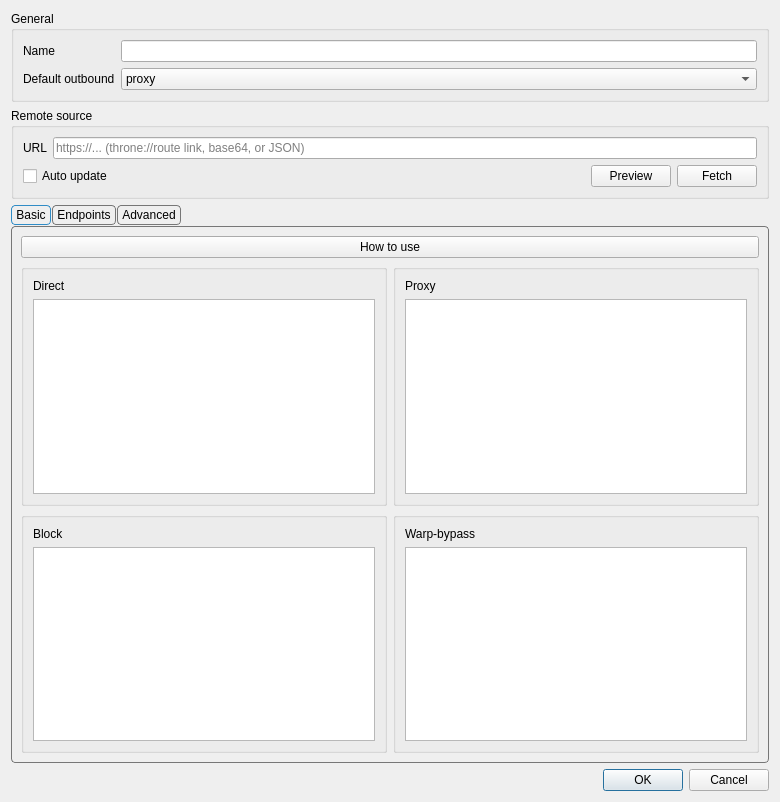
<?xml version="1.0" encoding="UTF-8"?>
<ui version="4.0">
 <class>RouteItem</class>
 <widget class="QDialog" name="RouteItem">
  <property name="geometry">
   <rect>
    <x>0</x>
    <y>0</y>
    <width>780</width>
    <height>802</height>
   </rect>
  </property>
  <property name="windowTitle">
   <string>Route Profile</string>
  </property>
  <layout class="QVBoxLayout" name="verticalLayout_3">
   <item>
    <widget class="QGroupBox" name="generalBox">
     <property name="title">
      <string>General</string>
     </property>
     <layout class="QGridLayout" name="gridLayout">
      <item row="0" column="0">
       <widget class="QLabel" name="route_name_l">
        <property name="text">
         <string>Name</string>
        </property>
       </widget>
      </item>
      <item row="0" column="1">
       <widget class="QLineEdit" name="route_name"/>
      </item>
      <item row="2" column="1">
       <widget class="QComboBox" name="def_out">
        <item>
         <property name="text">
          <string notr="true">proxy</string>
         </property>
        </item>
        <item>
         <property name="text">
          <string notr="true">direct</string>
         </property>
        </item>
        <item>
         <property name="text">
          <string notr="true">block</string>
         </property>
        </item>
        <item>
         <property name="text">
          <string notr="true">warp-bypass</string>
         </property>
        </item>
       </widget>
      </item>
      <item row="2" column="0">
       <widget class="QLabel" name="def_out_l">
        <property name="text">
         <string>Default outbound</string>
        </property>
       </widget>
      </item>
     </layout>
    </widget>
   </item>
   <item>
    <widget class="QGroupBox" name="remoteBox">
     <property name="title">
      <string>Remote source</string>
     </property>
     <layout class="QVBoxLayout" name="remoteBoxLayout">
      <item>
       <layout class="QHBoxLayout" name="remoteUrlRow">
        <item>
         <widget class="QLabel" name="remoteUrlLabel">
          <property name="text">
           <string>URL</string>
          </property>
         </widget>
        </item>
        <item>
         <widget class="QLineEdit" name="remoteUrlEdit">
          <property name="placeholderText">
           <string>https://... (throne://route link, base64, or JSON)</string>
          </property>
         </widget>
        </item>
       </layout>
      </item>
      <item>
       <layout class="QHBoxLayout" name="remoteActionRow">
        <item>
         <widget class="QCheckBox" name="autoUpdateCheck">
          <property name="toolTip">
           <string>Re-fetch this profile from the URL when subscriptions auto-update.&#10;Your local edits are overwritten on each update.</string>
          </property>
          <property name="text">
           <string>Auto update</string>
          </property>
         </widget>
        </item>
        <item>
         <spacer name="remoteActionSpacer">
          <property name="orientation">
           <enum>Qt::Orientation::Horizontal</enum>
          </property>
          <property name="sizeHint" stdset="0">
           <size>
            <width>40</width>
            <height>20</height>
           </size>
          </property>
         </spacer>
        </item>
        <item>
         <widget class="QPushButton" name="remotePreviewBtn">
          <property name="toolTip">
           <string>Fetch the URL and show the routing profile without changing the current rules.</string>
          </property>
          <property name="text">
           <string>Preview</string>
          </property>
         </widget>
        </item>
        <item>
         <widget class="QPushButton" name="remoteFetchBtn">
          <property name="toolTip">
           <string>Fetch the URL and replace the current rules with the fetched ones.</string>
          </property>
          <property name="text">
           <string>Fetch</string>
          </property>
         </widget>
        </item>
       </layout>
      </item>
     </layout>
    </widget>
   </item>
   <item>
    <widget class="QTabWidget" name="tabWidget">
     <property name="styleSheet">
      <string notr="true">QTabWidget::pane {
    margin-top: 1px;
    border: 1px solid #777777;
    border-radius: 4px;
}

QTabBar {
    background: transparent;
    qproperty-drawBase: 0;
}

QTabBar::tab {
    border: 1px solid #777777;
    border-radius: 4px;

    padding: 2px 4px;
    margin-right: 1px;
}

QTabBar::tab:selected {
    border: 1px solid palette(highlight);
}

QTabBar::tab:!selected {
    border: 1px solid #777777;
}

QTabBar::tab:hover:!selected {
    border: 1px solid #777777;
}</string>
     </property>
     <property name="currentIndex">
      <number>0</number>
     </property>
     <widget class="QWidget" name="tab_2">
      <attribute name="title">
       <string>Basic</string>
      </attribute>
      <layout class="QVBoxLayout" name="verticalLayout_5">
       <item>
        <widget class="QPushButton" name="howtouse_button">
         <property name="text">
          <string>How to use</string>
         </property>
        </widget>
       </item>
       <item>
        <layout class="QGridLayout" name="simpleGrid">
         <item row="0" column="0">
          <widget class="QGroupBox" name="simple_direct_box">
           <layout class="QVBoxLayout" name="verticalLayout_6">
            <item>
             <widget class="QLabel" name="label">
              <property name="text">
               <string>Direct</string>
              </property>
             </widget>
            </item>
            <item>
             <widget class="QTextEdit" name="simple_direct"/>
            </item>
           </layout>
          </widget>
         </item>
         <item row="0" column="1">
          <widget class="QGroupBox" name="simple_proxy_box">
           <layout class="QVBoxLayout" name="verticalLayout_7">
            <item>
             <widget class="QLabel" name="label_2">
              <property name="text">
               <string>Proxy</string>
              </property>
             </widget>
            </item>
            <item>
             <widget class="QTextEdit" name="simple_proxy"/>
            </item>
           </layout>
          </widget>
         </item>
         <item row="1" column="0">
          <widget class="QGroupBox" name="simple_block_box">
           <layout class="QVBoxLayout" name="verticalLayout_8">
            <item>
             <widget class="QLabel" name="label_3">
              <property name="text">
               <string>Block</string>
              </property>
             </widget>
            </item>
            <item>
             <widget class="QTextEdit" name="simple_block"/>
            </item>
           </layout>
          </widget>
         </item>
         <item row="1" column="1">
          <widget class="QGroupBox" name="simple_warpbypass_box">
           <layout class="QVBoxLayout" name="verticalLayout_10">
            <item>
             <widget class="QLabel" name="label_4">
              <property name="text">
               <string>Warp-bypass</string>
              </property>
             </widget>
            </item>
            <item>
             <widget class="QTextEdit" name="simple_warpbypass"/>
            </item>
           </layout>
          </widget>
         </item>
        </layout>
       </item>
      </layout>
     </widget>
     <widget class="QWidget" name="endpointsTab">
      <attribute name="title">
       <string>Endpoints</string>
      </attribute>
      <attribute name="toolTip">
       <string>OpenVPN / OpenConnect profiles started alongside this routing profile. Traffic for the networks they advertise goes through them; everything else follows this profile's rules. Each endpoint gets a rule in the Advanced tab that you can move among your own rules.</string>
      </attribute>
      <layout class="QVBoxLayout" name="endpointsTabLayout">
       <item>
        <layout class="QHBoxLayout" name="endpointsActionRow">
         <item>
          <widget class="QComboBox" name="endpointPicker">
           <property name="sizePolicy">
            <sizepolicy hsizetype="Expanding" vsizetype="Fixed">
             <horstretch>1</horstretch>
             <verstretch>0</verstretch>
            </sizepolicy>
           </property>
          </widget>
         </item>
         <item>
          <widget class="QPushButton" name="endpointAddBtn">
           <property name="text">
            <string>Add</string>
           </property>
          </widget>
         </item>
         <item>
          <widget class="QPushButton" name="endpointRemoveBtn">
           <property name="text">
            <string>Remove</string>
           </property>
          </widget>
         </item>
        </layout>
       </item>
       <item>
        <widget class="QListWidget" name="endpointList"/>
       </item>
      </layout>
     </widget>
     <widget class="QWidget" name="tab">
      <attribute name="title">
       <string>Advanced</string>
      </attribute>
      <layout class="QVBoxLayout" name="verticalLayout_4">
       <item>
        <widget class="QGroupBox" name="groupBox">
         <property name="title">
          <string>Rules</string>
         </property>
         <layout class="QHBoxLayout" name="horizontalLayout_4">
          <property name="leftMargin">
           <number>0</number>
          </property>
          <property name="topMargin">
           <number>0</number>
          </property>
          <property name="rightMargin">
           <number>0</number>
          </property>
          <property name="bottomMargin">
           <number>0</number>
          </property>
          <item>
           <widget class="QFrame" name="frame">
            <property name="frameShape">
             <enum>QFrame::Shape::NoFrame</enum>
            </property>
            <property name="frameShadow">
             <enum>QFrame::Shadow::Raised</enum>
            </property>
            <layout class="QVBoxLayout" name="verticalLayout_9">
             <property name="spacing">
              <number>7</number>
             </property>
             <property name="leftMargin">
              <number>5</number>
             </property>
             <property name="topMargin">
              <number>5</number>
             </property>
             <property name="rightMargin">
              <number>5</number>
             </property>
             <property name="bottomMargin">
              <number>5</number>
             </property>
             <item>
              <widget class="QListWidget" name="route_items"/>
             </item>
             <item>
              <widget class="QWidget" name="widget_2" native="true">
               <layout class="QHBoxLayout" name="horizontalLayout_2">
                <item>
                 <widget class="QPushButton" name="new_route_item">
                  <property name="text">
                   <string>New</string>
                  </property>
                 </widget>
                </item>
                <item>
                 <widget class="QPushButton" name="moveup_route_item">
                  <property name="text">
                   <string>Move Up</string>
                  </property>
                 </widget>
                </item>
                <item>
                 <widget class="QPushButton" name="movedown_route_item">
                  <property name="text">
                   <string>Move Down</string>
                  </property>
                 </widget>
                </item>
                <item>
                 <widget class="QPushButton" name="delete_route_item">
                  <property name="text">
                   <string>Delete</string>
                  </property>
                 </widget>
                </item>
               </layout>
              </widget>
             </item>
            </layout>
           </widget>
          </item>
          <item>
           <widget class="QFrame" name="rule_attr_box">
            <layout class="QVBoxLayout" name="verticalLayout">
             <property name="leftMargin">
              <number>0</number>
             </property>
             <property name="topMargin">
              <number>5</number>
             </property>
             <property name="rightMargin">
              <number>5</number>
             </property>
             <property name="bottomMargin">
              <number>5</number>
             </property>
             <item>
              <layout class="QHBoxLayout" name="horizontalLayout_5">
               <item>
                <widget class="QLabel" name="rule_name_l">
                 <property name="text">
                  <string>Name</string>
                 </property>
                </widget>
               </item>
               <item>
                <widget class="QLineEdit" name="rule_name"/>
               </item>
              </layout>
             </item>
             <item>
              <widget class="QLabel" name="rule_preview_l">
               <property name="text">
                <string>Preview</string>
               </property>
              </widget>
             </item>
             <item>
              <widget class="QTextBrowser" name="rule_preview">
               <property name="minimumSize">
                <size>
                 <width>0</width>
                 <height>120</height>
                </size>
               </property>
               <property name="documentTitle">
                <string notr="true"/>
               </property>
               <property name="openExternalLinks">
                <bool>false</bool>
               </property>
              </widget>
             </item>
            </layout>
           </widget>
          </item>
         </layout>
        </widget>
       </item>
       <item>
        <widget class="QGroupBox" name="groupBox_2">
         <property name="title">
          <string>Rule Settings</string>
         </property>
         <layout class="QVBoxLayout" name="verticalLayout_2">
          <property name="spacing">
           <number>7</number>
          </property>
          <property name="leftMargin">
           <number>0</number>
          </property>
          <property name="topMargin">
           <number>0</number>
          </property>
          <property name="rightMargin">
           <number>0</number>
          </property>
          <property name="bottomMargin">
           <number>0</number>
          </property>
          <item>
           <layout class="QHBoxLayout" name="horizontalLayout_action">
            <property name="leftMargin">
             <number>4</number>
            </property>
            <property name="rightMargin">
             <number>4</number>
            </property>
            <item>
             <widget class="QLabel" name="rule_action_l">
              <property name="text">
               <string>Action</string>
              </property>
             </widget>
            </item>
            <item>
             <widget class="QComboBox" name="rule_action_combo"/>
            </item>
           </layout>
          </item>
          <item>
           <widget class="QLabel" name="rule_managed_note">
            <property name="text">
             <string>This rule is managed by the Endpoints tab. You can only move it.</string>
            </property>
            <property name="wordWrap">
             <bool>true</bool>
            </property>
           </widget>
          </item>
          <item>
           <widget class="QTabWidget" name="rule_attr_tabs">
            <property name="sizePolicy">
             <sizepolicy hsizetype="Preferred" vsizetype="Preferred">
              <horstretch>0</horstretch>
              <verstretch>0</verstretch>
             </sizepolicy>
            </property>
            <property name="minimumSize">
             <size>
              <width>0</width>
              <height>100</height>
             </size>
            </property>
            <property name="styleSheet">
             <string notr="true">QTabWidget::pane {
    margin-top: 1px;
    border: 1px solid #777777;
    border-radius: 4px;
}

QTabBar {
    background: transparent;
    qproperty-drawBase: 0;
}

QTabBar::tab {
    border: 1px solid #777777;
    border-radius: 4px;

    padding: 2px 4px;
    margin-right: 1px;
}

QTabBar::tab:selected {
    border: 1px solid palette(highlight);
}

QTabBar::tab:!selected {
    border: 1px solid #777777;
}

QTabBar::tab:hover:!selected {
    border: 1px solid #777777;
}</string>
            </property>
            <property name="currentIndex">
             <number>-1</number>
            </property>
           </widget>
          </item>
         </layout>
        </widget>
       </item>
      </layout>
     </widget>
    </widget>
   </item>
   <item>
    <widget class="QDialogButtonBox" name="buttonBox">
     <property name="standardButtons">
      <set>QDialogButtonBox::StandardButton::Cancel|QDialogButtonBox::StandardButton::Ok</set>
     </property>
    </widget>
   </item>
  </layout>
 </widget>
 <resources/>
 <connections/>
</ui>
